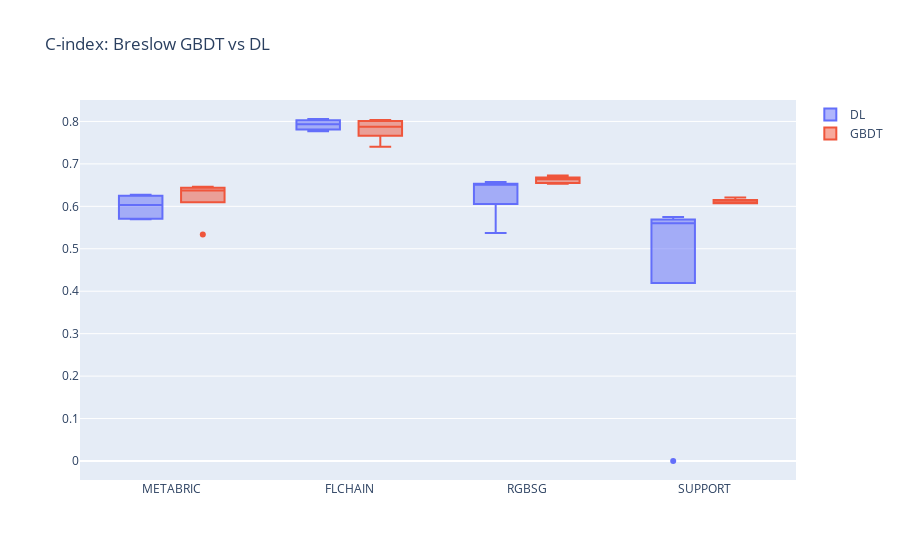

Notebook code for this chart:
### Code cell
get_boxplot_cindex( model='breslow', title='C-index: Breslow GBDT vs DL', data=None)

### Figure 1 — Plotly figure (JSON) as saved in the notebook; plotly's stock layout.template omitted (floating-point values rounded to 4 significant figures)
{"data": [{"name": "DL", "type": "box", "x": ["METABRIC", "METABRIC", "METABRIC", "METABRIC", "METABRIC", "FLCHAIN", "FLCHAIN", "FLCHAIN", "FLCHAIN", "FLCHAIN", "RGBSG", "RGBSG", "RGBSG", "RGBSG", "RGBSG", "SUPPORT", "SUPPORT", "SUPPORT", "SUPPORT", "SUPPORT"], "y": [0.6029, 0.5712, 0.5694, 0.6274, 0.6241, 0.802, 0.7767, 0.7935, 0.8057, 0.7821, 0.651, 0.6518, 0.6573, 0.537, 0.6285, 0.5747, 0.5668, 0.5595, 0.5603, 0]}, {"name": "GBDT", "type": "box", "x": ["METABRIC", "METABRIC", "METABRIC", "METABRIC", "METABRIC", "FLCHAIN", "FLCHAIN", "FLCHAIN", "FLCHAIN", "FLCHAIN", "RGBSG", "RGBSG", "RGBSG", "RGBSG", "RGBSG", "SUPPORT", "SUPPORT", "SUPPORT", "SUPPORT", "SUPPORT"], "y": [0.6352, 0.5335, 0.6434, 0.6375, 0.6459, 0.8035, 0.775, 0.7401, 0.8001, 0.7874, 0.6729, 0.664, 0.6659, 0.653, 0.6553, 0.6092, 0.6208, 0.6071, 0.613, 0.6073]}], "layout": {"boxmode": "group", "title": {"text": "C-index: Breslow GBDT vs DL"}}}
